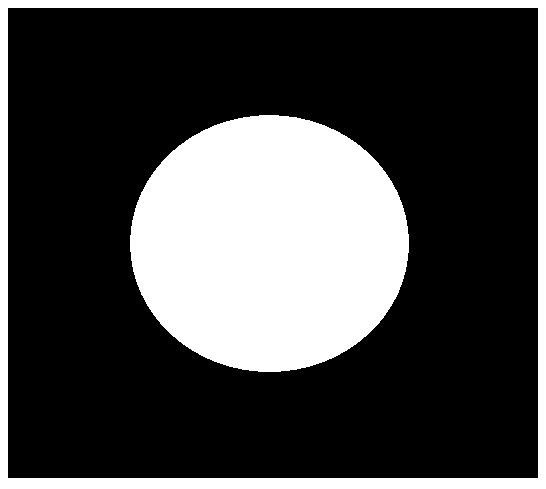
#> input picture 01_Picture/06_pie.png, 546 x 489 px, found by its file name
$ python circle_big.py
#> lines starting #> are read from the running program, lines starting #| are printed output that depends on the picture; after the words box and inside, x2 and y2 are one past the last pixel; in counts of white or black regions, pixels touching at a corner belong together
import cv2 #opencv的缩写为cv2
import matplotlib.pyplot as plt # matplotlib库用于绘图展示
import numpy as np   # numpy数值计算工具包

pie = cv2.imread('/home/ro/ML-DL-CV/opencv_code/OpenCV-main/01_Picture/06_pie.png')
#> pie is the input picture: shape (489, 546, 3); 27.8% white; 2 white regions, box (x1, y1, x2, y2) and area: (130, 115, 409, 372) 56244, (0, 0, 546, 489) 17894
cv2.imshow('pie',pie)
cv2.waitKey(0)
cv2.destroyAllWindows()

kernel = np.ones((30,30),np.uint8)
dilate_1 = cv2.dilate(pie,kernel,iterations=1)
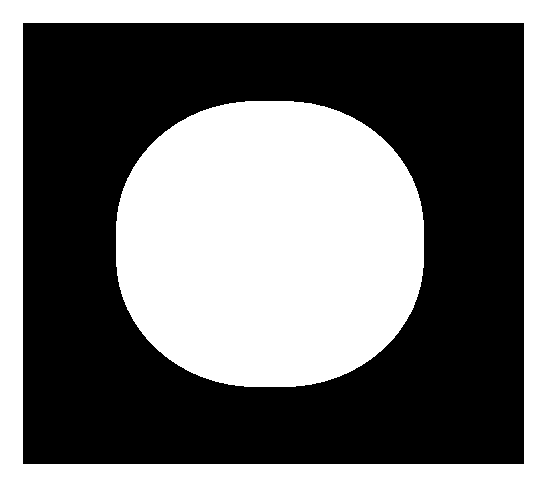
#> dilate_1: shape (489, 546, 3); 44.5% white; 2 white regions, box (x1, y1, x2, y2) and area: (116, 101, 424, 387) 72629, (0, 0, 546, 489) 46053
dilate_2 = cv2.dilate(pie,kernel,iterations=2)
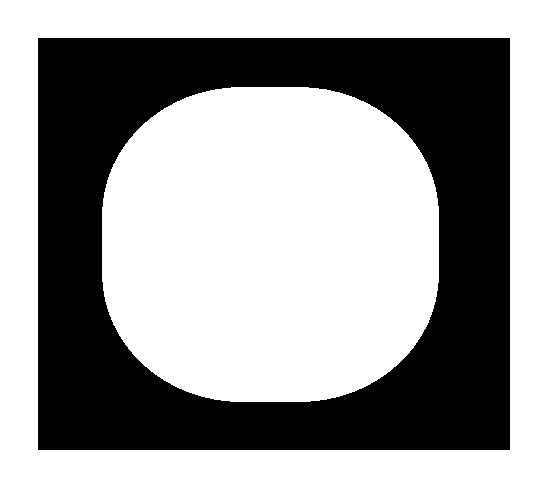
#> dilate_2: shape (489, 546, 3); 61.1% white; 1 black region, box (x1, y1, x2, y2) and area: (38, 38, 510, 450) 103768
dilate_3 = cv2.dilate(pie,kernel,iterations=3)
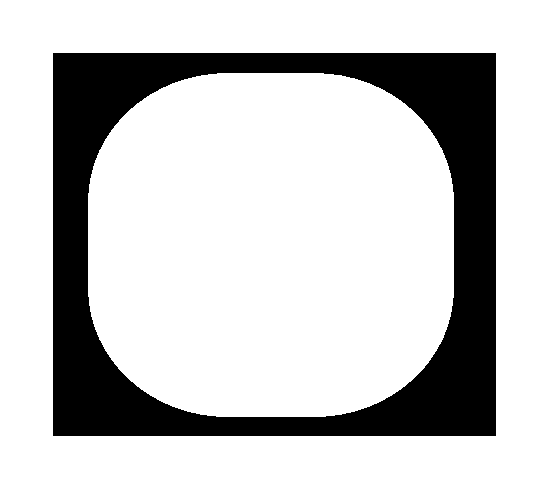
#> dilate_3: shape (489, 546, 3); 77.8% white; 1 black region, box (x1, y1, x2, y2) and area: (53, 53, 496, 436) 59224
res = np.hstack((dilate_1,dilate_2,dilate_3))
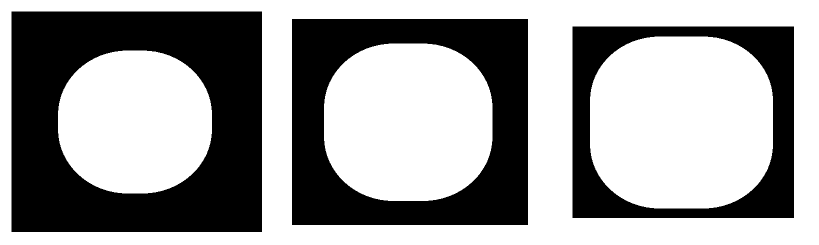
#> res: shape (489, 1638, 3) (shown at 1/2 size); 61.1% white; 3 black regions, box (x1, y1, x2, y2) and area: (23, 23, 524, 464) 148312, (584, 38, 1056, 450) 103768, (1145, 53, 1588, 436) 59224
cv2.imshow('res',res)
cv2.waitKey(0)
cv2.destroyAllWindows()
